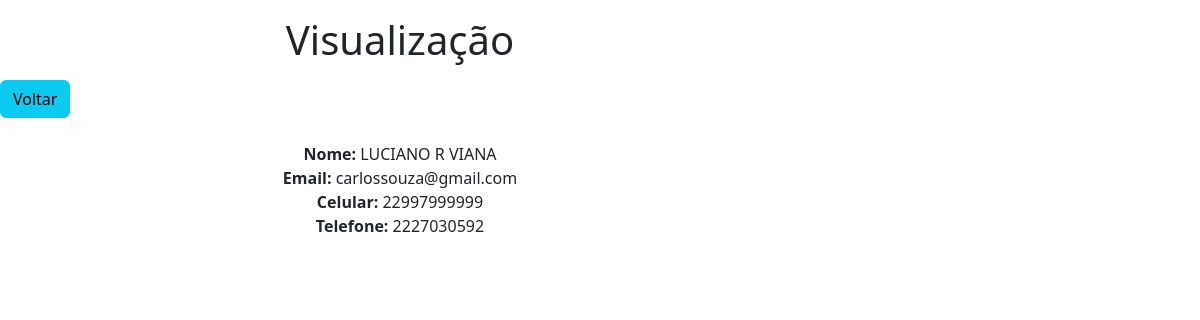
Page /view/19/ on the committed database.
### cliente/models.py (models this page shows, shortened)
class Cliente(models.Model):
    nome = models.CharField(max_length=50)
    email = models.EmailField(max_length=50)
    celular = models.CharField(max_length=11, blank=True, null=True, verbose_name='Nº telefone celular')
    telefone_fixo = models.CharField(max_length=11, blank=True, null=True, verbose_name='Nº telefone fixo')

### cliente/views.py (the view)
# urls.py: path('view/<int:pk>/', views.view, name='view'),
def view(request, pk):
    data = {}
    data['db'] = Cliente.objects.get(pk=pk)
    return render(request, 'view.html', data)

### cliente/templates/view.html (shortened to what this page needs)
<!DOCTYPE html>
<html>
    <head>
        <link href="https://cdn.jsdelivr.net/npm/bootstrap@5.3.3/dist/css/bootstrap.min.css" rel="stylesheet">
    </head>
    <body>
       <div class="col-8 m-alto pt-3 pb-2 text-center">
            <h1>Visualização</h1>
        </div>
        <div>
            <a href="/cliente" class="btn btn-info">Voltar</a>
        </div>
        <div class="col-8 m-alto pt-4 pb-2 text-center">
           <strong>Nome: </strong>{{db.nome}}<br>
           <strong>Email: </strong>{{db.email}}<br>
           <strong>Celular: </strong>{{db.celular}}<br>
           <strong>Telefone: </strong>{{db.telefone_fixo}}<br>
        </div>
    </body>
</html>

### rows in the picture
Cliente: nome "LUCIANO R VIANA", email "carlossouza@gmail.com", celular "22997999999", telefone_fixo "2227030592"
